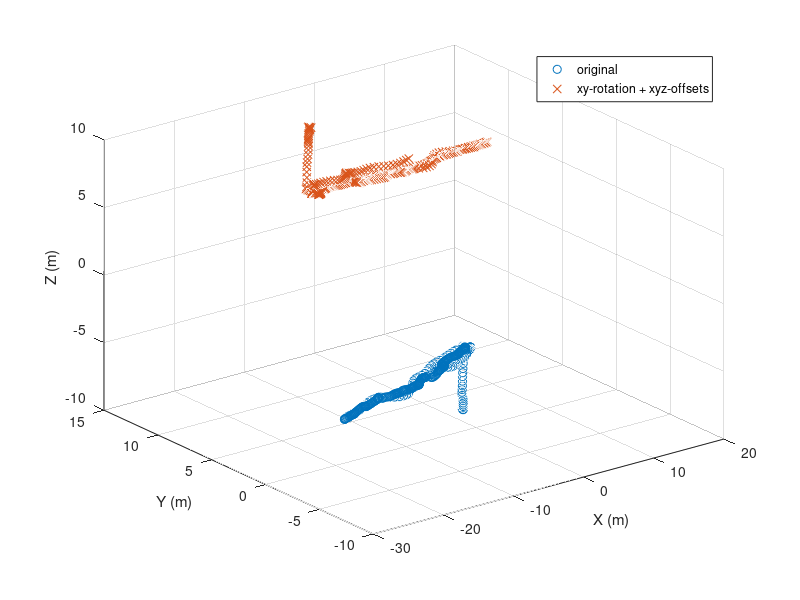
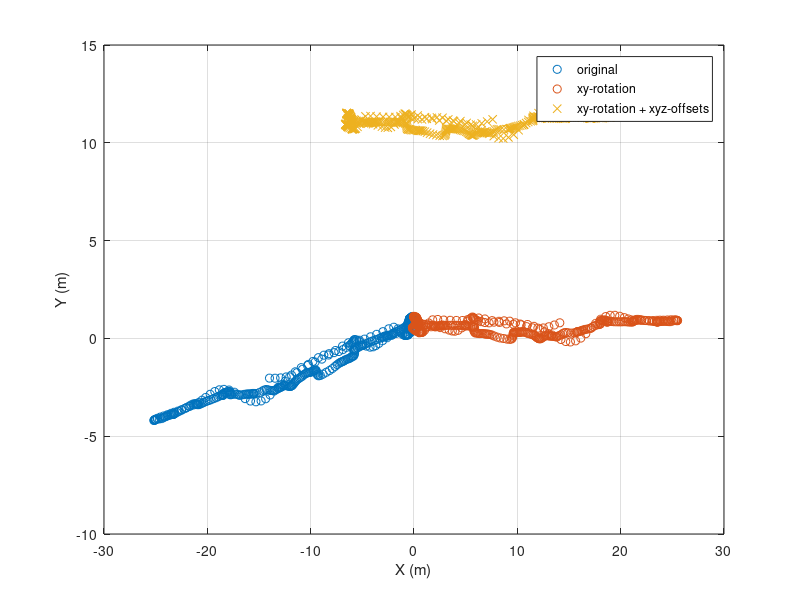
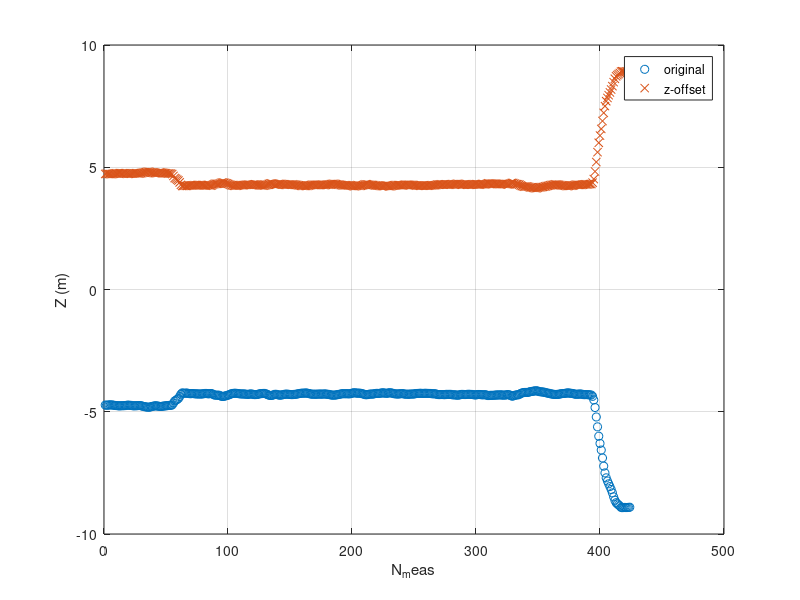

Here is the MATLAB script that generated these plots, in order:
%example script to handle variables sensor_times, sensor_x, sensor_y, sensor_y
clear
load('2021-05-25_14-04-04_01587_continuous_meas.mat')
% load('2021-05-25_14-34-29_02762_continuous_meas.mat')
load('timestamps.mat')
% indexes of linear flight
[~,idx_linear] = find(times>t_start(3) & times<t_stop(3));
%idx_linear = 1:1:length(meas);
% figure out offset between system clocks
N_meas = length(times);
for k=1:N_meas
  t_tmp = cell2mat(sensor_times(k));
  sensor_duration(k) = t_tmp(end) - t_tmp(1);
  sensor_t_offset(k) = times(k) - t_tmp(1);
end  
avg_offset = median(sensor_t_offset); 
% calculate average position over VNA measurement duration
% note that sensor values are in cell arrays due to different amount of 
% datapoints for each VNA measurement
% timestamps of VNA measurement (times, end_times) should largely overlap with
% sensor timestamps, in case they do not, NaN is recorded for x,y,z instead
for n=1:N_meas
  t_s = cell2mat(sensor_times(n));
  idx = (t_s > times(n)-avg_offset) & (t_s < end_times(n)-avg_offset);
  disp(strcat(['Number of sensor readings at ' num2str(n) ' is ' ...
               num2str(sum(idx))]));
  
  if sum(idx) < 1
    disp('Timestamps mismatched')
    x(n) = NaN;
    y(n) = NaN;
    z(n) = NaN;
  else
    xvals = cell2mat(sensor_x(n));
    x(n) = mean(xvals(idx))
    yvals = cell2mat(sensor_y(n));
    y(n) = mean(yvals(idx));
    zvals = cell2mat(sensor_z(n));
    z(n) = mean(zvals(idx));
  end
end
clear '[xyz]vals'
% flip y-axis
% y = -y;
% plot and manually adjust xy rotation, xyz offsets
figure(1);
clf
plot3(x(idx_linear(1):idx_linear(end)), y(idx_linear(1):idx_linear(end)), z(idx_linear(1):idx_linear(end)), 'o')
xlabel('X (m)')
ylabel('Y (m)')
zlabel('Z (m)')
grid on
hold on
figure(2);
clf
plot(x(idx_linear(1):idx_linear(end)), y(idx_linear(1):idx_linear(end)), 'o')
xlabel('X (m)')
ylabel('Y (m)')
grid on
hold on
figure(3);
clf
plot(1:1:length(idx_linear(1):idx_linear(end)), z(idx_linear(1):idx_linear(end)), 'o')
xlabel('N_meas')
ylabel('Z (m)')
grid on
hold on
%%Aakash
theta =11.5;  % counterclockwise %m3=theta =30.5,17.5,10.4;m7=41,15.5,15.4
rot_mtx = [cosd(theta), -sind(theta), 0; sind(theta), cosd(theta),0;0,0,1];
%add matrix for rotation in x axis (180 degree)
%rot_mtx2 = [1,0, 0; 0,cosd(theta), -sind(theta); 0, sind(theta), cosd(theta)];
%rot_mtx =rot_mtx1*rot_mtx2;
% x = x-6.5;
% y = y+8.4;
rot_mtx1 = [cosd(180),0,sind(180);0,1,0;-sind(180), 0, cosd(180)];
rot_mtx =rot_mtx*rot_mtx1;
xy_rot = rot_mtx * [x',y',z']';

%%Lauri
% % rotation matrix
% theta =28;  % counterclockwise %m3=theta =30.5,17.5,10.4;m7=41,15.5,15.4
% rot_mtx = [cosd(theta), -sind(theta), 0; sind(theta), cosd(theta),0;0,0,1];
% %add matrix for rotation in x axis (180 degree)
% %rot_mtx2 = [1,0, 0; 0,cosd(theta), -sind(theta); 0, sind(theta), cosd(theta)];
% %rot_mtx =rot_mtx1*rot_mtx2;
% xy_rot = rot_mtx * [x',y',z']';

figure(2);
plot(xy_rot(1,(idx_linear(1):idx_linear(end))), xy_rot(2,(idx_linear(1):idx_linear(end))),'o')
% offset x, y and z
xy_rot_off(1,:) = xy_rot(1,idx_linear(1):idx_linear(end))-6.50;%was 38 and 38
xy_rot_off(2,:) = xy_rot(2,idx_linear(1):idx_linear(end)) + 10.4;
z_off = xy_rot(3,idx_linear(1):idx_linear(end));
figure(1);
plot3(xy_rot_off(1,:), xy_rot_off(2,:), z_off, 'x')
legend('original', 'xy-rotation + xyz-offsets')
figure(2);
plot(xy_rot_off(1,:), xy_rot_off(2,:),'x')
legend('original', 'xy-rotation', 'xy-rotation + xyz-offsets')
figure(3);
plot(1:1:length(idx_linear(1):idx_linear(end)), z_off, 'x')
legend('original', 'z-offset')
meas=meas(idx_linear, :, :);
% x=[-xy_rot_off(1,:)' xy_rot_off(2,:)' z_off'];
x=[xy_rot_off(1,:)' xy_rot_off(2,:)' z_off'];
%sig_mea10 = [0.0008;0.0061; 1000000000000.02];R1 = 10^8*diag(sig_mea10);
